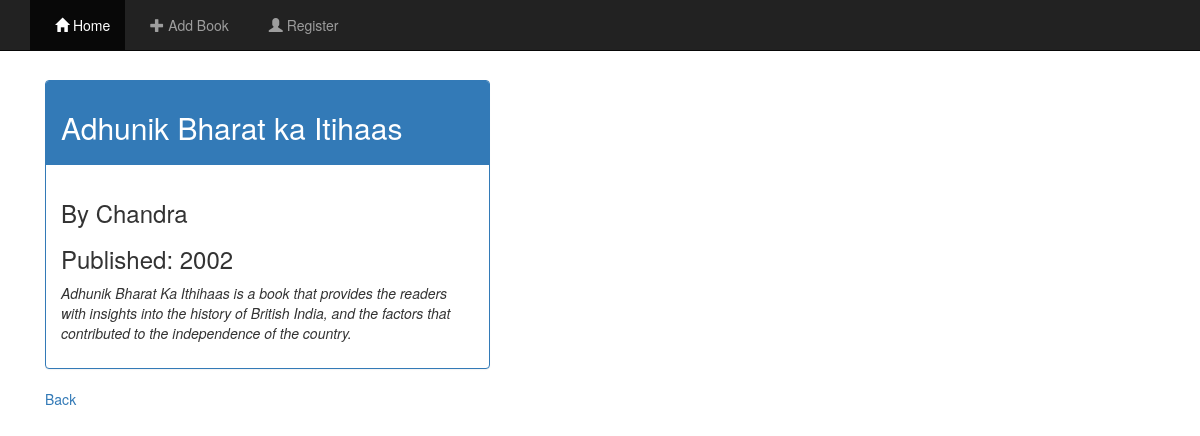
Screenshot of /home/11/ with the database file from the repository.
### lib_books/models.py (models this page shows, shortened)
class Book(models.Model):
    title = models.CharField(max_length=255)
    author = models.CharField(max_length=255)
    description = models.TextField()
    year_pub = models.IntegerField()
    library = models.ForeignKey(Library, default='', on_delete=models.CASCADE)
    class Meta:
        ordering = ['year_pub',]

### lib_books/views.py (the view)
# urls.py: url(r'(?P<pk>\d+)/$', views.BookDetail.as_view(),name='detail'),
class BookDetail(DetailView):
    template_name = 'lib_books/book_detail.html'
    model = Book

### lib_books/templates/lib_books/book_detail.html (shortened to what this page needs)
{% extends "layout.html" %}
{% block content %}
<div class="col-sm-5">
      <div class="panel panel-primary">
        <div class="panel-heading"><h2>{{ book.title }}</h2></div>
        <div class="panel-body">
          <h3> By {{ book.author }}</h3>
          <h3>Published: {{ book.year_pub }}</h3>
          <p>
            <em>{{ book.description }}</em>
          </p>
        </div>
      </div>
      <a href="/home">Back</a>
    </div>
{% endblock %}

### rows the page displays
Book: title "Adhunik Bharat ka Itihaas", author "Chandra", year_pub "2002", description "Adhunik Bharat Ka Ithihaas is a book that provides the readers with insights into the history of British India, and the factors that contributed to the independence of the country."
